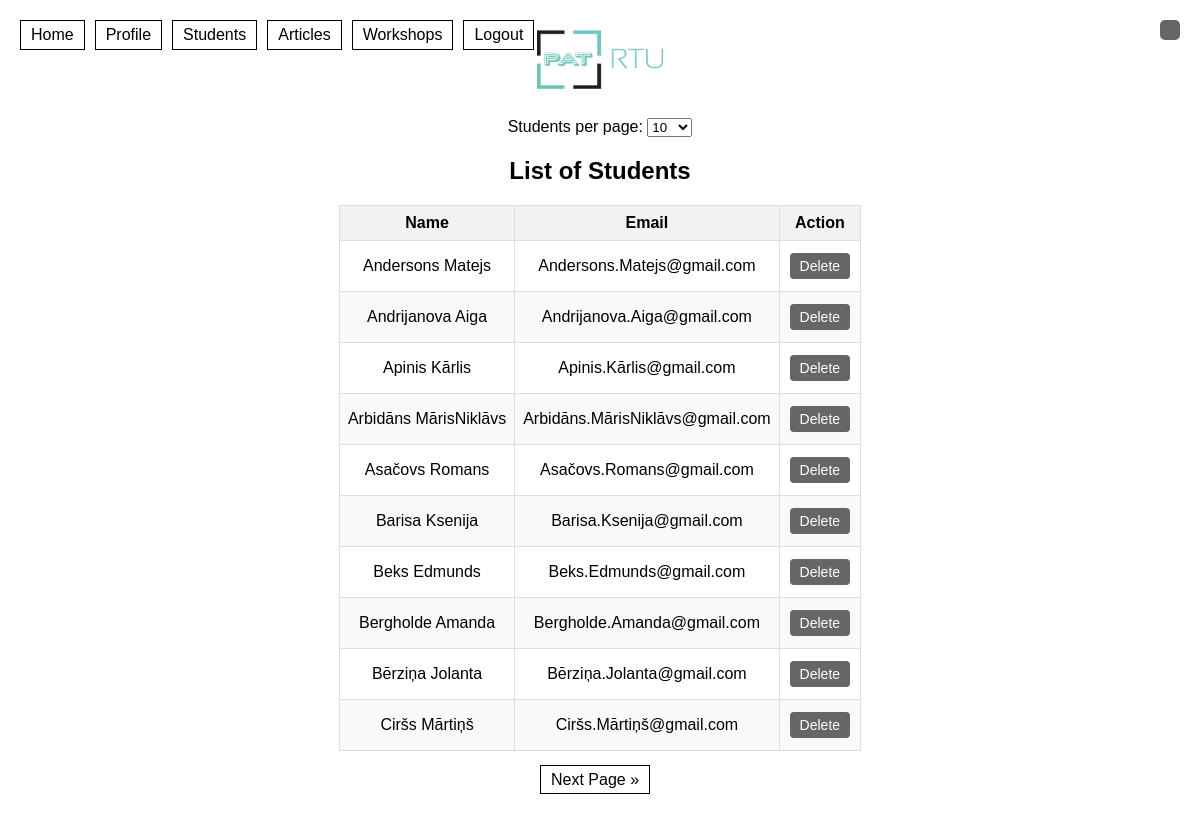
Before: /home_lecturer_students (signed in) with the older database file.
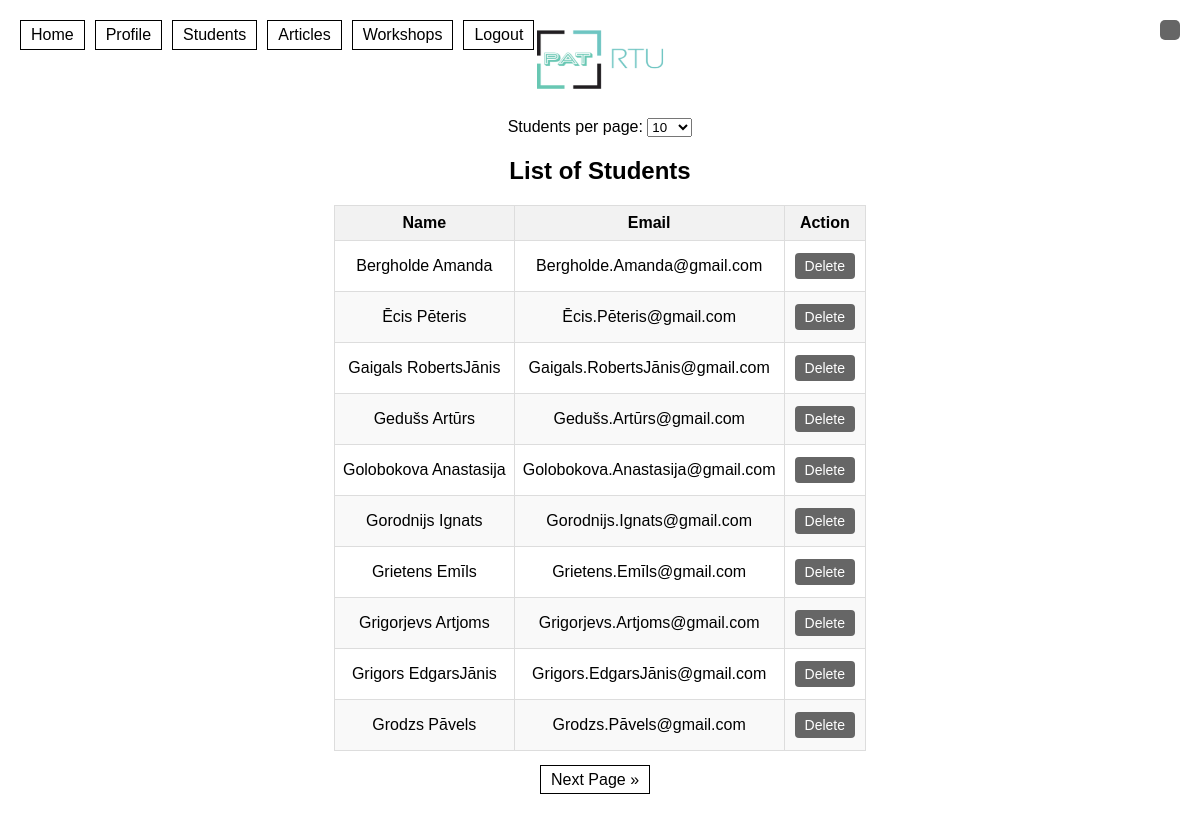
After: the same page with the newer database file.
### website/models.py (models this page shows)
class User(db.Model, UserMixin):
    id = db.Column(db.Integer, primary_key=True)
    email = db.Column(db.String(150), unique=True)
    password = db.Column(db.String(150))
    first_name = db.Column(db.String(150))
    role = db.Column(db.String(10), default='student')  # Possible values: admin, lecturer, student

### website/views.py (the view)
@views.route('/home_lecturer_students')
@login_required
def home_lecturer_students():
    if current_user.role == 'lecturer':
        db_path = 'instance/database.db'
        num_students_per_page = request.args.get('num_students', 10, type=int)
        page = request.args.get('page', 1, type=int)
        total_students = get_total_students_count(db_path)
        total_pages = ceil(total_students / num_students_per_page)
        offset = (page - 1) * num_students_per_page
        students = get_students(db_path, limit=num_students_per_page, offset=offset)  # Adjust for your DB access
        students_list = [{'id': student[0], 'email': student[1], 'first_name': student[2], 'role': student[3]} for student in students]
        prev_url = url_for('views.home_lecturer_students', num_students=num_students_per_page, page=page-1) if page > 1 else None
        next_url = url_for('views.home_lecturer_students', num_students=num_students_per_page, page=page+1) if page < total_pages else None
        return render_template("home_lecturer_students.html", user=current_user, students=students_list, prev_url=prev_url, next_url=next_url)
    else:
        flash("You are not authorized to access this page.", category="error")
        return redirect(url_for("views.home"))

### fetchStudents.py (called while the page is built)
def get_students(db_path, limit=10, offset=0):
    conn = sqlite3.connect(db_path)
    cur = conn.cursor()
    query = "SELECT id, email, first_name, role FROM user WHERE role='student' LIMIT ? OFFSET ?"
    cur.execute(query, (limit, offset))
    students = cur.fetchall()
    conn.close()
    return students

def get_total_students_count(db_path):
    conn = sqlite3.connect(db_path)
    cur = conn.cursor()
    query = "SELECT COUNT(*) FROM user WHERE role='student'"
    cur.execute(query)
    count = cur.fetchone()[0]
    conn.close()
    return count

### website/__init__.py (called while the page is built)
def create_app():
    app = Flask(__name__)
    app.config['SECRET_KEY'] = 'hjshjhdjah kjshkjdhjs'
    app.config['SQLALCHEMY_DATABASE_URI'] = f'sqlite:///{DB_NAME}'
    db.init_app(app)
    from .views import views
    from .auth import auth
    app.register_blueprint(views, url_prefix='/')
    app.register_blueprint(auth, url_prefix='/')
    from .models import User
    create_database(app)
    login_manager = LoginManager()
    login_manager.login_view = 'auth.login'
    login_manager.init_app(app)
    @login_manager.user_loader
    def load_user(id):
        return User.query.get(int(id))
    return app

### website/templates/home_lecturer_students.html (shortened to what this page needs)
{% extends "base.html" %}
{% block content %}
<div class="students-per-page">
    <form method="GET">
        <label for="num_students">Students per page:</label>
        <select name="num_students" id="num_students" onchange="this.form.submit()">
            <option value="10" {% if request.args.get('num_students', default='10') == '10' %} selected {% endif %}>10</option>
        </select>
    </form>
</div>
<div class="students-list">
    <h2>List of Students</h2>
    <table>
        <thead>
            <tr>
                <th>Name</th>
                <th>Email</th>
                <th>Action</th>
            </tr>
        </thead>
        <tbody>
            {% for student in students %}
            <tr>
                <td>{{ student.first_name }}</td>
                <td>{{ student.email }}</td>
                <td><button class="delete-button" onclick="deleteStudent({{ student.id }})">Delete</button></td>
            </tr>
            {% else %}
            <tr>
                <td colspan="4">No students found.</td>
            </tr>
            {% endfor %}
        </tbody>
    </table>
</div>
<div class="pagination">
    {% if next_url %}
    <a href="{{ next_url }}" class="btn btn-primary">Next Page &raquo;</a>
    {% endif %}
</div>
{% endblock %}

Changed rows visible on the page:
removed User: first_name "Andersons Matejs", email "Andersons.Matejs@gmail.com"
removed User: first_name "Andrijanova Aiga", email "Andrijanova.Aiga@gmail.com"
removed User: first_name "Apinis Kārlis", email "Apinis.Kārlis@gmail.com"
removed User: first_name "Arbidāns MārisNiklāvs", email "Arbidāns.MārisNiklāvs@gmail.com"
removed User: first_name "Asačovs Romans", email "Asačovs.Romans@gmail.com"
removed User: first_name "Barisa Ksenija", email "Barisa.Ksenija@gmail.com"
removed User: first_name "Beks Edmunds", email "Beks.Edmunds@gmail.com"
removed User: first_name "Bērziņa Jolanta", email "Bērziņa.Jolanta@gmail.com"
removed User: first_name "Ciršs Mārtiņš", email "Ciršs.Mārtiņš@gmail.com"
now on this page (row unchanged): User: first_name "Ēcis Pēteris", email "Ēcis.Pēteris@gmail.com"
now on this page (row unchanged): User: first_name "Gaigals RobertsJānis", email "Gaigals.RobertsJānis@gmail.com"
now on this page (row unchanged): User: first_name "Gedušs Artūrs", email "Gedušs.Artūrs@gmail.com"
now on this page (row unchanged): User: first_name "Golobokova Anastasija", email "Golobokova.Anastasija@gmail.com"
now on this page (row unchanged): User: first_name "Gorodnijs Ignats", email "Gorodnijs.Ignats@gmail.com"
now on this page (row unchanged): User: first_name "Grietens Emīls", email "Grietens.Emīls@gmail.com"
now on this page (row unchanged): User: first_name "Grigorjevs Artjoms", email "Grigorjevs.Artjoms@gmail.com"
now on this page (row unchanged): User: first_name "Grigors EdgarsJānis", email "Grigors.EdgarsJānis@gmail.com"
now on this page (row unchanged): User: first_name "Grodzs Pāvels", email "Grodzs.Pāvels@gmail.com"
